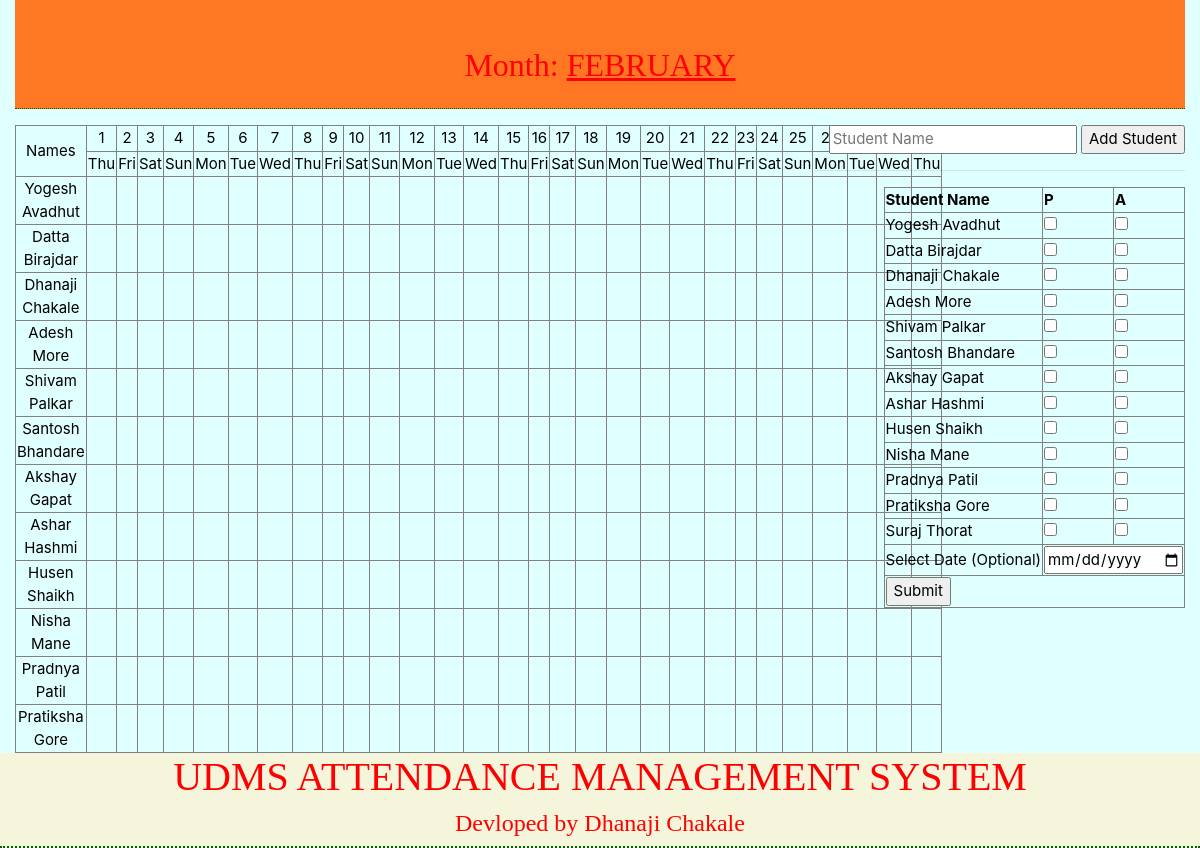
The page / on the database its author committed.
### tables this page shows
CREATE TABLE `attendance_students` (
  `id` int(11) NOT NULL,
  `student_name` varchar(255) DEFAULT NULL
);

### addAttendance.php (the view, shortened to what this page needs)
<table border="1" cellspacing="0">
    <form method="POST">
        <tr>
            <th>Student Name</th>
            <th> P </th>
            <th> A </th>
        </tr>
        <?php
            require_once("config.php");
            $fetchingStudents = mysqli_query($db, "SELECT * FROM attendance_students") OR die(mysqli_error($db));
            while($data = mysqli_fetch_assoc($fetchingStudents))
            {
                $student_name = $data['student_name'];
                $student_id = $data['id'];
        ?>
                <tr>
                    <td><?php echo $student_name; ?></td>
                    <td> <input type="checkbox" name="studentPresent[]" value="<?php echo $student_id; ?>" /></td>
                    <td> <input type="checkbox" name="studentAbsent[]" value="<?php echo $student_id; ?>" /></td>
                </tr>
        <?php
            }
        ?>
        <tr>
            <td>Select Date (Optional)</td>
            <td colspan="4"> <input type="date" name="selected_date" /> </td>
        </tr>
        <tr>
            <th colspan="5"> <input type="submit" name="addAttendanceBTN" /></th>
        </tr>
    </form>
</table>

### index.php (shortened to what this page needs)
<!DOCTYPE html>
<html lang="en">
<head>
    <link rel="stylesheet" href="https://cdn.jsdelivr.net/npm/bootstrap@4.4.1/dist/css/bootstrap.min.css">
</head>
<body>
    <div class="container-fluid">
        <header class="  mb-3 py-3">
            <div class="row">
                <div class="col-12">
                    <h2>Month: <u><?php echo strtoupper(date("F")); ?></u></h2>
                </div>
            </div>
        </header>
        <div class="row">
            <div class="col-8">
                <?php require_once("SmartAttendanceSheet.php"); ?>
            </div>
            <div class="col-4" text-align="left" flex >
                <?php require_once("addingStudents.php");
                    echo "<hr>";
                    require_once("addAttendance.php");
                ?>
            </div>
        </div>
    </div>
<footer>
<div class="col-15">
                    <h1>UDMS ATTENDANCE MANAGEMENT SYSTEM</h1>
                    <h4>Devloped by Dhanaji Chakale</h4>
 </div>
</footer>
</body>
</html>

### SmartAttendanceSheet.php
<?php
    require_once("config.php");
    $firstDayOfMonth = date("1-m-Y");
    $totalDaysInMonth = date("t", strtotime($firstDayOfMonth));
    $fetchingStudents = mysqli_query($db, "SELECT * FROM attendance_students") OR die(mysqli_error($db));
    $totalNumberOfStudents = mysqli_num_rows($fetchingStudents);
    $studentsNamesArray = array();
    $studentsIDsArray = array();
    $counter = 0;
    while($students = mysqli_fetch_assoc($fetchingStudents))
    {
        $studentsNamesArray[] = $students['student_name'];
        $studentsIDsArray[] = $students['id'];
    }
?>
<table border="1" cellspacing="0">
<?php
    for($i = 1; $i<=$totalNumberOfStudents + 1; $i++)
    {
        if($i == 1)
        {
            echo "<tr>";
            echo "<td rowspan='2'>Names</td>";
            for($j = 1; $j<=$totalDaysInMonth; $j++)
            {
                echo "<td>$j</td>";
            }
            echo "</tr>";
        }else if($i == 2)
        {
            echo "<tr>";
            for($j = 0; $j<$totalDaysInMonth; $j++)
            {
                echo "<td>" . date("D", strtotime("+$j days", strtotime($firstDayOfMonth))) . "</td>";
            }
            echo "</tr>";
        }else
        {
            echo "<tr>";
            echo "<td>" . $studentsNamesArray[$counter] . "</td>";
            for($j = 1; $j<=$totalDaysInMonth; $j++)
            {
                $dateOfAttendance = date("Y-m-$j");
                $fetchingStudentsAttendance = mysqli_query($db, "SELECT attendance FROM attendance WHERE student_id = '". $studentsIDsArray[$counter] ."' AND curr_date = '". $dateOfAttendance ."'") OR die(mysqli_error($db));
                $isAttendanceAdded = mysqli_num_rows($fetchingStudentsAttendance);
                if($isAttendanceAdded > 0)
                {
                    $studentAttendance = mysqli_fetch_assoc($fetchingStudentsAttendance);
                    if($studentAttendance['attendance'] == "P")
                    {
                        $color = "green";
                    }else if($studentAttendance['attendance'] == "A")
                    {
                        $color = "red";
                    }
                    echo "<td style='background-color: $color; color:white'>" . $studentAttendance['attendance'] . "</td>";
                }else {
                    echo "<td></td>";
                }
            }
            echo "</tr>";
            $counter++;
        }
    }
?>
</table>

### addingStudents.php (shortened to what this page needs)
<form method="POST">
    <input type="text" name="student_name" placeholder="Student Name" required autofocus />
    <input type="submit" value="Add Student" name="submit">
</form>

### index.php (style rules this page uses)
header { background-color: #FF7722; color:red; font-size:20px; font-family:Sanskrit Text; text-align: center; border-bottom: 1.5px dotted darkgreen; }
footer { background-color: beige; color:#FF0000; font-size:20px; font-family:Sanskrit Text; text-align: center; border-bottom: 2.5px dotted darkgreen; }
body { text-align: center; font-size: 15px; color: black; background-color: lightcyan; }
.col-4 { -ms-flex: 0 0 33.333333%; flex: 0 0 33.333333%; max-width: 33.333333%; text-align: -webkit-right; }

### rows shown on the page
attendance_students: student_name "Yogesh Avadhut"
attendance_students: student_name "Datta Birajdar"
attendance_students: student_name "Dhanaji Chakale"
attendance_students: student_name "Adesh More"
attendance_students: student_name "Shivam Palkar"
attendance_students: student_name "Santosh Bhandare"
attendance_students: student_name "Akshay Gapat"
attendance_students: student_name "Ashar Hashmi"
attendance_students: student_name "Husen Shaikh"
attendance_students: student_name "Nisha Mane"
attendance_students: student_name "Pradnya Patil"
attendance_students: student_name "Pratiksha Gore"
attendance_students: student_name "Suraj Thorat"

### other values the page prints
$studentsNamesArray[$counter] "Yogesh Avadhut"
$studentsNamesArray[$counter] "Datta Birajdar"
$studentsNamesArray[$counter] "Dhanaji Chakale"
$studentsNamesArray[$counter] "Adesh More"
$studentsNamesArray[$counter] "Shivam Palkar"
$studentsNamesArray[$counter] "Santosh Bhandare"
$studentsNamesArray[$counter] "Akshay Gapat"
$studentsNamesArray[$counter] "Ashar Hashmi"
$studentsNamesArray[$counter] "Husen Shaikh"
$studentsNamesArray[$counter] "Nisha Mane"
$studentsNamesArray[$counter] "Pradnya Patil"
$studentsNamesArray[$counter] "Pratiksha Gore"
